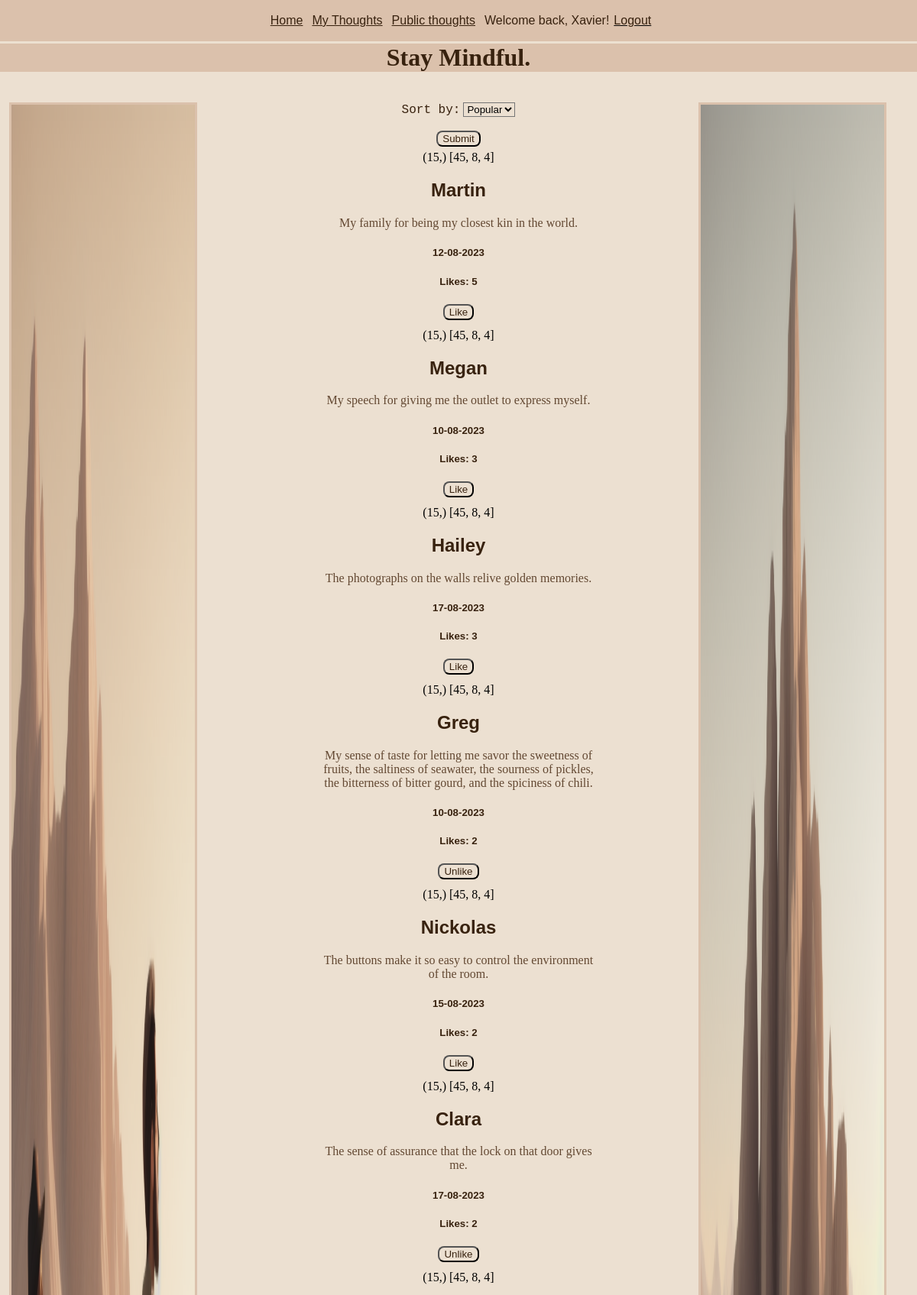
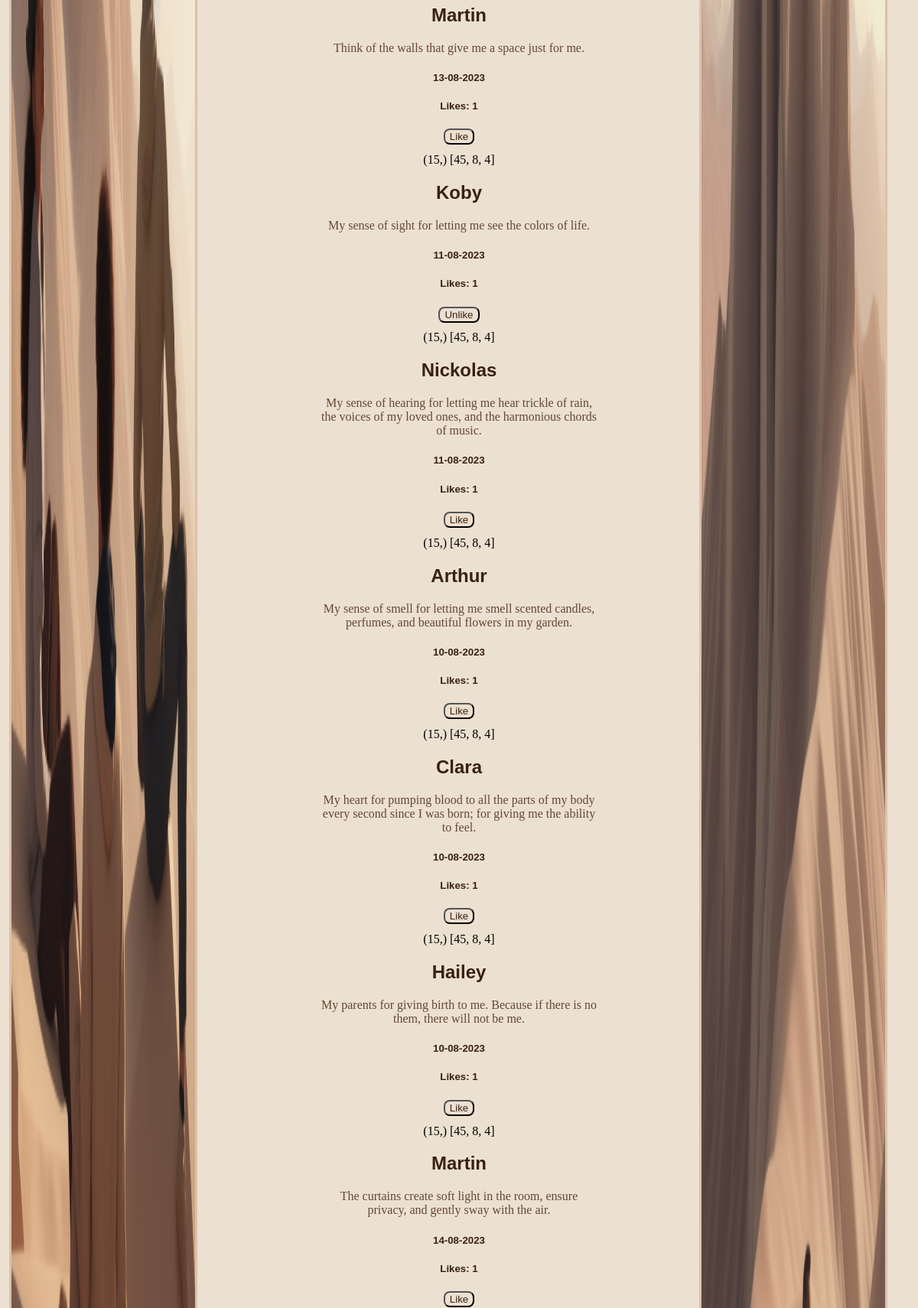
The app's page /public_posts (signed in, upper part) with its own data (2 pictures, top to bottom).
### tables this page shows
CREATE TABLE User (id INTEGER PRIMARY KEY, username TEXT, password TEXT);

CREATE TABLE Gratitude_idea (id INTEGER PRIMARY KEY, date TEXT, username TEXT, content TEXT, like_count INTEGER DEFAULT (0), is_public INTEGER);

### routes.py (the view, shortened to what this page needs)
@app.route('/public_posts', methods=['GET', 'POST'])
def public_posts():
    global sort
    if 'username' in session:
        cur.execute("SELECT id FROM User WHERE username = ?",
                    (session['username'],))
        user_id = cur.fetchone()
        print(user_id)
        if request.method == "GET":
            if sort == 'popular':
                cur.execute('SELECT username, content, date, id, like_count FROM\
                    Gratitude_idea WHERE is_public = 1 ORDER BY like_count DESC ')
                idea_data = cur.fetchall()
                cur.execute('SELECT post_id FROM Liked_Posts WHERE user = ?', user_id)
                liked_post = cur.fetchall()
                liked_posts = [item[0] for item in liked_post]
                return render_template("public_posts.html", idea_data=idea_data, liked_posts=liked_posts, user_id = user_id)
        elif request.method == "POST":
            sort = request.form['sort']
            return redirect("public_posts")
        else:
            return redirect("/")
    else:
        flash('First please create an account or login to an existing one.')
        return redirect('loginpage')

### routes.py (called while the page is built)
def get_random_image():
    image_folder = os.path.join(app.static_folder, 'images')
    images = os.listdir(image_folder)
    random_image = random.choice(images)
    return f"static/images/{random_image}"

@app.context_processor
def inject_random_image():
    return {'random_image': get_random_image(),
            'random_image1': get_random_image()}

### templates/public_posts.html (shortened to what this page needs)
{% extends 'layout.html' %}
{% block content %}
<form action="/public_posts" method="post">
    <label for="sort">Sort by:</label>
    <select class="input" name="sort" id="sort">
        <option value="popular">Popular</option>
    </select>
    <br><br>
    <input class='button' type="submit" value="Submit">
    </form>
{% for idea_data in idea_data %}
<div>
    {{ user_id }}
    {{liked_posts}}
    <h2>
        {{ idea_data[0] }}
    </h2>
    <p class="p_overflow">
        {{ idea_data[1] }}
    </p>
    <h5>
        {{ idea_data[2] }}
    </h5>
    <h5>
        Likes: {{ idea_data[4] }}
    </h5>
    {% if idea_data[3] in liked_posts %}
    <form action="/like" method="post">
        <input class="button" type="submit" value="Unlike">
    </form>
    {% else %}
    <form action="/like" method="post">
        <input class="button" type="submit" value="Like">
    </form>
    {% endif %}
</div>
{% endfor %}
{% endblock %}

### templates/nav.html
<div id="nav">
        <a class="nav_element" href="/">Home</a>
        <a class="nav_element" href="/my_posts">My Thoughts</a>
        <a class="nav_element" href="/public_posts">Public thoughts</a>
        {% if session.username == "admin" %}
        <form action="/adminlogin" method="post">
                <button class="button" id="admin">Admin</button>
        </form>
        <a id="username_nav" class="nav_element">Welcome back, {{ session.username }}! </a>
                <form action="/logout" method="post">
                        <button class="nav_button" id="logout"><a> Logout</a></button>
                </form>
        {% elif session['username'] %}
        <a id="username_nav" class="nav_element">Welcome back, {{ session.username }}! </a>
        <form action="/logout" method="post">
                <button class="nav_button" id="logout"><a> Logout</a></button>
        </form>
        {% else %}
        <a class="nav_element" href="/create_account_page">Create an account</a>
        <a class="nav_element" href="/loginpage">Login</a>
        {% endif %}
</div>

### static/styles.css (style rules this page uses)
body { background-color: #ece0d1; margin: auto; text-align: center; min-height: 100vh; }
div { padding-top: 1.5%; padding-bottom: 1.5%; }
.nav_element { padding-left: 0.5%; padding-right: 0.5%; }
#nav { position:fixed; top:0%; width: 100%; background-color: #dbc1ac; display: flex; justify-content: center; }
h2 { font-family: sans-serif; color: #38220f; }
h5 { font-family: sans-serif; color: #38220f; padding-left: 5%; padding-right: 5%; }
p { font-family: cursive; color: #634832; }
.p_overflow { overflow-wrap: break-word; margin: auto; }
a { font-family: sans-serif; color: #38220f; }
label { font-family: monospace; font-size: large; color: #38220f; }
.nav_button { background: none!important; border: none; padding: 0!important; font-size: medium; font-family: sans-serif; text-decoration: underline; cursor: pointer; }
.button { background-color: #ece0d1; color: #38220f; border-radius: 8px; }
.input { background-color: #ece0d1; }

### records on screen
User: username "Xavier"
Gratitude_idea: user_id "(15,)", liked_posts "[45, 8, 4]", username "Martin", content "My family for being my closest kin in the world.", date "12-08-2023", like_count "5"
Gratitude_idea: user_id "(15,)", liked_posts "[45, 8, 4]", username "Megan", content "My speech for giving me the outlet to express myself.", date "10-08-2023", like_count "3"
Gratitude_idea: user_id "(15,)", liked_posts "[45, 8, 4]", username "Hailey", content "The photographs on the walls relive golden memories.", date "17-08-2023", like_count "3"
Gratitude_idea: user_id "(15,)", liked_posts "[45, 8, 4]", username "Greg", content "My sense of taste for letting me savor the sweetness of fruits, the saltiness of seawater, the sourness of pickles, the bitterness of bitter gourd, and the spiciness of chili.", date "10-08-2023", like_count "2"
Gratitude_idea: user_id "(15,)", liked_posts "[45, 8, 4]", username "Nickolas", content "The buttons make it so easy to control the environment of the room.", date "15-08-2023", like_count "2"
Gratitude_idea: user_id "(15,)", liked_posts "[45, 8, 4]", username "Clara", content "The sense of assurance that the lock on that door gives me.", date "17-08-2023", like_count "2"
Gratitude_idea: user_id "(15,)", liked_posts "[45, 8, 4]", username "Martin", content "Think of the walls that give me a space just for me.", date "13-08-2023", like_count "1"
Gratitude_idea: user_id "(15,)", liked_posts "[45, 8, 4]", username "Koby", content "My sense of sight for letting me see the colors of life.", date "11-08-2023", like_count "1"
Gratitude_idea: user_id "(15,)", liked_posts "[45, 8, 4]", username "Nickolas", content "My sense of hearing for letting me hear trickle of rain, the voices of my loved ones, and the harmonious chords of music.", date "11-08-2023", like_count "1"
Gratitude_idea: user_id "(15,)", liked_posts "[45, 8, 4]", username "Arthur", content "My sense of smell for letting me smell scented candles, perfumes, and beautiful flowers in my garden.", date "10-08-2023", like_count "1"
Gratitude_idea: user_id "(15,)", liked_posts "[45, 8, 4]", username "Clara", content "My heart for pumping blood to all the parts of my body every second since I was born; for giving me the ability to feel.", date "10-08-2023", like_count "1"
Gratitude_idea: user_id "(15,)", liked_posts "[45, 8, 4]", username "Hailey", content "My parents for giving birth to me. Because if there is no them, there will not be me.", date "10-08-2023", like_count "1"
Gratitude_idea: user_id "(15,)", liked_posts "[45, 8, 4]", username "Martin", content "The curtains create soft light in the room, ensure privacy, and gently sway with the air.", date "14-08-2023", like_count "1"
